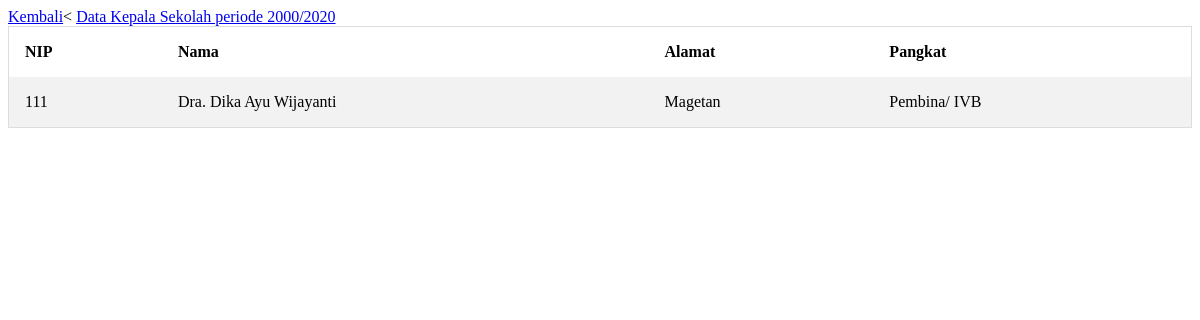
The page /selectTabelKep.php on the database its author committed.
### tables this page shows
CREATE TABLE `kepalasekolah` (
  `id` int(11) NOT NULL,
  `nama` varchar(30) NOT NULL,
  `alamat` varchar(50) NOT NULL,
  `pangkat` varchar(20) NOT NULL
);

### selectTabelKep.php (the view)
<html>
<head>
<link rel="stylesheet" type="text/css" href="styleLinkAdmin.css"/>
</head>
<body>
	<table>
		<a href="index.php">Kembali</a>
		<tr>
			<th> NIP</th>
			<th> Nama </th>
			<th> Alamat </th>
			<th> Pangkat </th>
		</tr>
		<?php
		include "koneksi.php";
		$query = "SELECT * FROM kepalasekolah";
		$result = mysqli_query($connect, $query);
		if(mysqli_num_rows($result) > 0){
			while($row = mysqli_fetch_array($result)){
				?>
				<tr>
					<td> <?php echo $row["id"] ?> </td><
					<td> <?php echo $row["nama"] ?></td>
					<td> <?php echo $row["alamat"] ?></td>
					<td> <?php echo $row["pangkat"] ?></td>
					<?php
			}
		}
		else{
			echo " 0 results";
		}
		?>
		<a href="dahulu.php">Data Kepala Sekolah periode 2000/2020</a>
	</table>
</body>
</html>

### styleLinkAdmin.css (style rules this page uses)
table { border-collapse: collapse; border-spacing: 0; width: 100%; border:1px solid #ddd; }
th, td { text-align: left; padding: 16px; }
tr:nth-child(even) { background-color:#f2f2f2 }

### rows shown on the page
kepalasekolah: id "111", nama "Dra. Dika Ayu Wijayanti", alamat "Magetan", pangkat "Pembina/ IVB"
